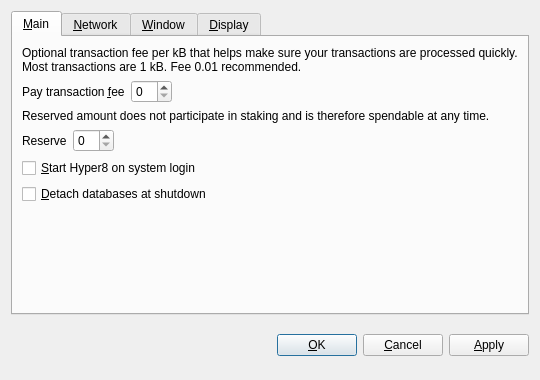
<?xml version="1.0" encoding="UTF-8"?>
<ui version="4.0">
 <class>OptionsDialog</class>
 <widget class="QDialog" name="OptionsDialog">
  <property name="geometry">
   <rect>
    <x>0</x>
    <y>0</y>
    <width>540</width>
    <height>380</height>
   </rect>
  </property>
  <property name="windowTitle">
   <string>Options</string>
  </property>
  <property name="modal">
   <bool>true</bool>
  </property>
  <layout class="QVBoxLayout" name="verticalLayout">
   <item>
    <widget class="QTabWidget" name="tabWidget">
     <property name="tabPosition">
      <enum>QTabWidget::North</enum>
     </property>
     <property name="currentIndex">
      <number>0</number>
     </property>
     <widget class="QWidget" name="tabMain">
      <attribute name="title">
       <string>&amp;Main</string>
      </attribute>
      <layout class="QVBoxLayout" name="verticalLayout_Main">
       <item>
        <widget class="QLabel" name="transactionFeeInfoLabel">
         <property name="text">
          <string>Optional transaction fee per kB that helps make sure your transactions are processed quickly. Most transactions are 1 kB. Fee 0.01 recommended.</string>
         </property>
         <property name="textFormat">
          <enum>Qt::PlainText</enum>
         </property>
         <property name="wordWrap">
          <bool>true</bool>
         </property>
        </widget>
       </item>
       <item>
        <layout class="QHBoxLayout" name="horizontalLayoutFee">
         <item>
          <widget class="QLabel" name="transactionFeeLabel">
           <property name="text">
            <string>Pay transaction &amp;fee</string>
           </property>
           <property name="textFormat">
            <enum>Qt::PlainText</enum>
           </property>
           <property name="buddy">
            <cstring>transactionFee</cstring>
           </property>
          </widget>
         </item>
         <item>
          <widget class="BitcoinAmountField" name="transactionFee"/>
         </item>
         <item>
          <spacer name="horizontalSpacerFee">
           <property name="orientation">
            <enum>Qt::Horizontal</enum>
           </property>
           <property name="sizeHint" stdset="0">
            <size>
             <width>40</width>
             <height>20</height>
            </size>
           </property>
          </spacer>
         </item>
        </layout>
       </item>
       <item>
        <widget class="QLabel" name="reserveBalanceInfoLabel">
         <property name="text">
          <string>Reserved amount does not participate in staking and is therefore spendable at any time.</string>
         </property>
         <property name="textFormat">
          <enum>Qt::PlainText</enum>
         </property>
         <property name="wordWrap">
          <bool>true</bool>
         </property>
        </widget>
       </item>
       <item>
        <layout class="QHBoxLayout" name="horizontalLayoutReserveBalance">
         <item>
          <widget class="QLabel" name="reserveBalanceLabel">
           <property name="text">
            <string>Reserve</string>
           </property>
           <property name="textFormat">
            <enum>Qt::PlainText</enum>
           </property>
           <property name="buddy">
            <cstring>reserveBalance</cstring>
           </property>
          </widget>
         </item>
         <item>
          <widget class="BitcoinAmountField" name="reserveBalance"/>
         </item>
         <item>
          <spacer name="horizontalSpacerReserveBalance">
           <property name="orientation">
            <enum>Qt::Horizontal</enum>
           </property>
           <property name="sizeHint" stdset="0">
            <size>
             <width>40</width>
             <height>20</height>
            </size>
           </property>
          </spacer>
         </item>
        </layout>
       </item>
       <item>
        <widget class="QCheckBox" name="bitcoinAtStartup">
         <property name="toolTip">
          <string>Automatically start Hyper8 after logging in to the system.</string>
         </property>
         <property name="text">
          <string>&amp;Start Hyper8 on system login</string>
         </property>
        </widget>
       </item>
       <item>
        <widget class="QCheckBox" name="detachDatabases">
         <property name="toolTip">
          <string>Detach block and address databases at shutdown. This means they can be moved to another data directory, but it slows down shutdown. The wallet is always detached.</string>
         </property>
         <property name="text">
          <string>&amp;Detach databases at shutdown</string>
         </property>
        </widget>
       </item>
       <item>
        <spacer name="verticalSpacer_Main">
         <property name="orientation">
          <enum>Qt::Vertical</enum>
         </property>
         <property name="sizeHint" stdset="0">
          <size>
           <width>20</width>
           <height>40</height>
          </size>
         </property>
        </spacer>
       </item>
      </layout>
     </widget>
     <widget class="QWidget" name="tabNetwork">
      <attribute name="title">
       <string>&amp;Network</string>
      </attribute>
      <layout class="QVBoxLayout" name="verticalLayout_Network">
       <item>
        <widget class="QCheckBox" name="mapPortUpnp">
         <property name="toolTip">
          <string>Automatically open the Hyper8 client port on the router. This only works when your router supports UPnP and it is enabled.</string>
         </property>
         <property name="text">
          <string>Map port using &amp;UPnP</string>
         </property>
        </widget>
       </item>
       <item>
        <widget class="QCheckBox" name="connectSocks">
         <property name="toolTip">
          <string>Connect to the Hyper8 network through a SOCKS proxy (e.g. when connecting through Tor).</string>
         </property>
         <property name="text">
          <string>&amp;Connect through SOCKS proxy:</string>
         </property>
        </widget>
       </item>
       <item>
        <layout class="QHBoxLayout" name="horizontalLayout_Network">
         <item>
          <widget class="QLabel" name="proxyIpLabel">
           <property name="text">
            <string>Proxy &amp;IP:</string>
           </property>
           <property name="textFormat">
            <enum>Qt::PlainText</enum>
           </property>
           <property name="buddy">
            <cstring>proxyIp</cstring>
           </property>
          </widget>
         </item>
         <item>
          <widget class="QValidatedLineEdit" name="proxyIp">
           <property name="maximumSize">
            <size>
             <width>140</width>
             <height>16777215</height>
            </size>
           </property>
           <property name="toolTip">
            <string>IP address of the proxy (e.g. 127.0.0.1)</string>
           </property>
          </widget>
         </item>
         <item>
          <widget class="QLabel" name="proxyPortLabel">
           <property name="text">
            <string>&amp;Port:</string>
           </property>
           <property name="textFormat">
            <enum>Qt::PlainText</enum>
           </property>
           <property name="buddy">
            <cstring>proxyPort</cstring>
           </property>
          </widget>
         </item>
         <item>
          <widget class="QLineEdit" name="proxyPort">
           <property name="maximumSize">
            <size>
             <width>55</width>
             <height>16777215</height>
            </size>
           </property>
           <property name="toolTip">
            <string>Port of the proxy (e.g. 9050)</string>
           </property>
          </widget>
         </item>
         <item>
          <widget class="QLabel" name="socksVersionLabel">
           <property name="text">
            <string>SOCKS &amp;Version:</string>
           </property>
           <property name="textFormat">
            <enum>Qt::PlainText</enum>
           </property>
           <property name="buddy">
            <cstring>socksVersion</cstring>
           </property>
          </widget>
         </item>
         <item>
          <widget class="QValueComboBox" name="socksVersion">
           <property name="toolTip">
            <string>SOCKS version of the proxy (e.g. 5)</string>
           </property>
          </widget>
         </item>
         <item>
          <spacer name="horizontalSpacer_Network">
           <property name="orientation">
            <enum>Qt::Horizontal</enum>
           </property>
           <property name="sizeHint" stdset="0">
            <size>
             <width>40</width>
             <height>20</height>
            </size>
           </property>
          </spacer>
         </item>
        </layout>
       </item>
       <item>
        <spacer name="verticalSpacer_Network">
         <property name="orientation">
          <enum>Qt::Vertical</enum>
         </property>
         <property name="sizeHint" stdset="0">
          <size>
           <width>20</width>
           <height>40</height>
          </size>
         </property>
        </spacer>
       </item>
      </layout>
     </widget>
     <widget class="QWidget" name="tabWindow">
      <attribute name="title">
       <string>&amp;Window</string>
      </attribute>
      <layout class="QVBoxLayout" name="verticalLayout_Window">
       <item>
        <widget class="QCheckBox" name="minimizeToTray">
         <property name="toolTip">
          <string>Show only a tray icon after minimizing the window.</string>
         </property>
         <property name="text">
          <string>&amp;Minimize to the tray instead of the taskbar</string>
         </property>
        </widget>
       </item>
       <item>
        <widget class="QCheckBox" name="minimizeOnClose">
         <property name="toolTip">
          <string>Minimize instead of exit the application when the window is closed. When this option is enabled, the application will be closed only after selecting Quit in the menu.</string>
         </property>
         <property name="text">
          <string>M&amp;inimize on close</string>
         </property>
        </widget>
       </item>
       <item>
        <spacer name="verticalSpacer_Window">
         <property name="orientation">
          <enum>Qt::Vertical</enum>
         </property>
         <property name="sizeHint" stdset="0">
          <size>
           <width>20</width>
           <height>40</height>
          </size>
         </property>
        </spacer>
       </item>
      </layout>
     </widget>
     <widget class="QWidget" name="tabDisplay">
      <attribute name="title">
       <string>&amp;Display</string>
      </attribute>
      <layout class="QVBoxLayout" name="verticalLayout_Display">
       <item>
        <layout class="QHBoxLayout" name="horizontalLayout_1_Display">
         <item>
          <widget class="QLabel" name="langLabel">
           <property name="text">
            <string>User Interface &amp;language:</string>
           </property>
           <property name="textFormat">
            <enum>Qt::PlainText</enum>
           </property>
           <property name="buddy">
            <cstring>lang</cstring>
           </property>
          </widget>
         </item>
         <item>
          <widget class="QValueComboBox" name="lang">
           <property name="toolTip">
            <string>The user interface language can be set here. This setting will take effect after restarting Hyper8.</string>
           </property>
          </widget>
         </item>
        </layout>
       </item>
       <item>
        <layout class="QHBoxLayout" name="horizontalLayout_2_Display">
         <item>
          <widget class="QLabel" name="unitLabel">
           <property name="text">
            <string>&amp;Unit to show amounts in:</string>
           </property>
           <property name="textFormat">
            <enum>Qt::PlainText</enum>
           </property>
           <property name="buddy">
            <cstring>unit</cstring>
           </property>
          </widget>
         </item>
         <item>
          <widget class="QValueComboBox" name="unit">
           <property name="toolTip">
            <string>Choose the default subdivision unit to show in the interface and when sending coins.</string>
           </property>
          </widget>
         </item>
        </layout>
       </item>
       <item>
        <widget class="QCheckBox" name="displayAddresses">
         <property name="toolTip">
          <string>Whether to show Hyper8 addresses in the transaction list or not.</string>
         </property>
         <property name="text">
          <string>&amp;Display addresses in transaction list</string>
         </property>
        </widget>
       </item>
       <item>
        <widget class="QCheckBox" name="coinControlFeatures">
         <property name="toolTip">
          <string>Whether to show coin control features or not.</string>
         </property>
         <property name="text">
          <string>Display coin &amp;control features (experts only!)</string>
         </property>
        </widget>
       </item>
       <item>
        <spacer name="verticalSpacer_Display">
         <property name="orientation">
          <enum>Qt::Vertical</enum>
         </property>
         <property name="sizeHint" stdset="0">
          <size>
           <width>20</width>
           <height>40</height>
          </size>
         </property>
        </spacer>
       </item>
      </layout>
     </widget>
    </widget>
   </item>
   <item>
    <layout class="QHBoxLayout" name="horizontalLayout_Buttons">
     <item>
      <spacer name="horizontalSpacer_1">
       <property name="orientation">
        <enum>Qt::Horizontal</enum>
       </property>
       <property name="sizeHint" stdset="0">
        <size>
         <width>40</width>
         <height>48</height>
        </size>
       </property>
      </spacer>
     </item>
     <item>
      <widget class="QLabel" name="statusLabel">
       <property name="font">
        <font>
         <weight>75</weight>
         <bold>true</bold>
        </font>
       </property>
       <property name="text">
        <string/>
       </property>
       <property name="textFormat">
        <enum>Qt::PlainText</enum>
       </property>
       <property name="wordWrap">
        <bool>true</bool>
       </property>
      </widget>
     </item>
     <item>
      <spacer name="horizontalSpacer_2">
       <property name="orientation">
        <enum>Qt::Horizontal</enum>
       </property>
       <property name="sizeHint" stdset="0">
        <size>
         <width>40</width>
         <height>48</height>
        </size>
       </property>
      </spacer>
     </item>
     <item>
      <widget class="QPushButton" name="okButton">
       <property name="text">
        <string>&amp;OK</string>
       </property>
      </widget>
     </item>
     <item>
      <widget class="QPushButton" name="cancelButton">
       <property name="text">
        <string>&amp;Cancel</string>
       </property>
       <property name="autoDefault">
        <bool>false</bool>
       </property>
      </widget>
     </item>
     <item>
      <widget class="QPushButton" name="applyButton">
       <property name="text">
        <string>&amp;Apply</string>
       </property>
       <property name="autoDefault">
        <bool>false</bool>
       </property>
      </widget>
     </item>
    </layout>
   </item>
  </layout>
 </widget>
 <customwidgets>
  <customwidget>
   <class>BitcoinAmountField</class>
   <extends>QSpinBox</extends>
   <header>bitcoinamountfield.h</header>
  </customwidget>
  <customwidget>
   <class>QValueComboBox</class>
   <extends>QComboBox</extends>
   <header>qvaluecombobox.h</header>
  </customwidget>
  <customwidget>
   <class>QValidatedLineEdit</class>
   <extends>QLineEdit</extends>
   <header>qvalidatedlineedit.h</header>
  </customwidget>
 </customwidgets>
 <resources/>
 <connections/>
</ui>
